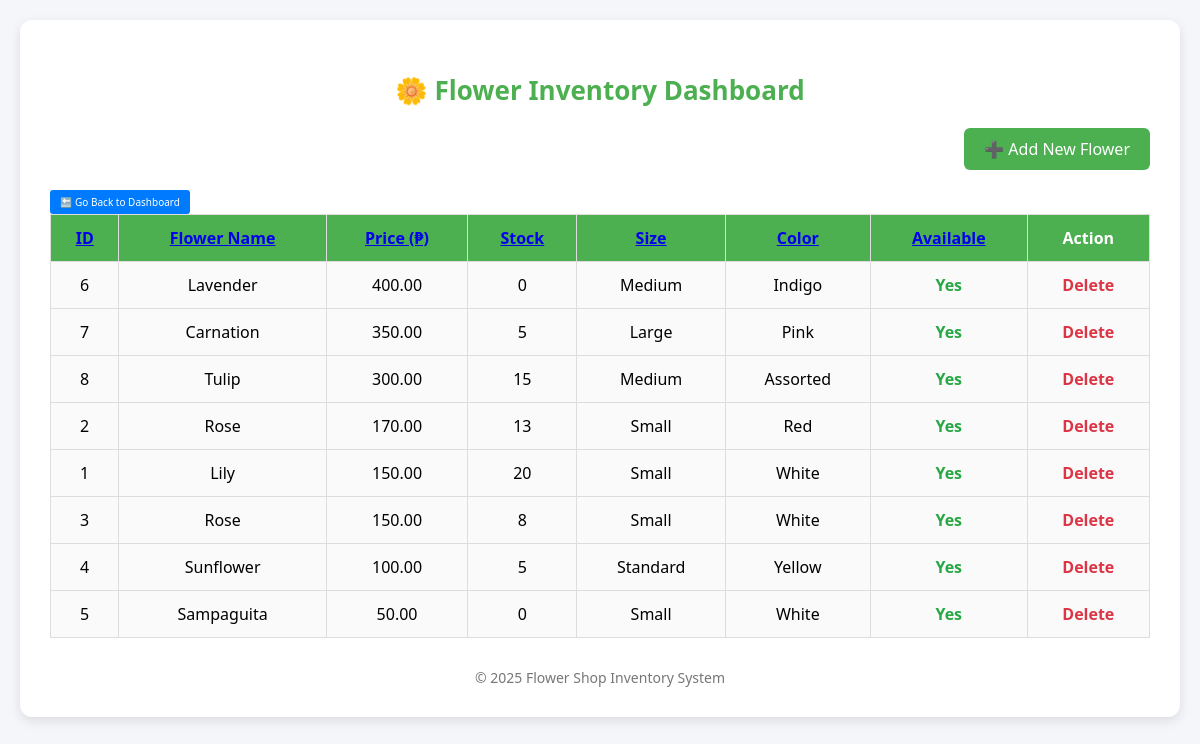
The app's page /inventory.php?sort_by=price&sort_order=DESC with its own data.
### tables this page shows
CREATE TABLE `product` (
  `flower_id` int(11) NOT NULL,
  `name` varchar(255) NOT NULL,
  `description` text DEFAULT NULL,
  `price` decimal(10,2) NOT NULL,
  `quantity` int(11) DEFAULT NULL,
  `size` varchar(255) NOT NULL,
  `color` varchar(255) NOT NULL,
  `available` int(11) NOT NULL,
  `image_url` varchar(255) NOT NULL
);

### inventory.php (the view, shortened to what this page needs)
<?php
include 'db.php';
$sort_column = 'name';
$sort_order = 'ASC';
if (isset($_GET['sort_by']) && in_array($_GET['sort_by'], ['flower_id', 'name', 'price', 'quantity', 'size', 'color', 'available'])) {
    $sort_column = $_GET['sort_by'];
}
if (isset($_GET['sort_order']) && in_array($_GET['sort_order'], ['ASC', 'DESC'])) {
    $sort_order = $_GET['sort_order'];
}
$query = "SELECT * FROM product ORDER BY $sort_column $sort_order";
$result = $conn->query($query);
$toggle_order = ($sort_order === 'ASC') ? 'DESC' : 'ASC';
?>
<!DOCTYPE html>
<html lang="en">
<head>
</head>
<body>
<div class="container">
    <h2>🌼 Flower Inventory Dashboard</h2>
    <div class="actions">
        <a href="add_product.php">➕ Add New Flower</a>
    </div>
    <a href="dashboard.php" class="btn-back-dashboard">🔙 Go Back to Dashboard</a>
    <table>
        <thead>
            <tr>
                <th><a href="?sort_by=flower_id&sort_order=<?= $toggle_order ?>">ID</a></th>
                <th><a href="?sort_by=name&sort_order=<?= $toggle_order ?>">Flower Name</a></th>
                <th><a href="?sort_by=price&sort_order=<?= $toggle_order ?>">Price (₱)</a></th>
                <th><a href="?sort_by=quantity&sort_order=<?= $toggle_order ?>">Stock</a></th>
                <th><a href="?sort_by=size&sort_order=<?= $toggle_order ?>">Size</a></th>
                <th><a href="?sort_by=color&sort_order=<?= $toggle_order ?>">Color</a></th>
                <th><a href="?sort_by=available&sort_order=<?= $toggle_order ?>">Available</a></th>
                <th>Action</th>
            </tr>
        </thead>
        <tbody>
            <?php while($row = $result->fetch_assoc()): ?>
            <tr>
                <td><?= $row['flower_id'] ?></td>
                <td><?= htmlspecialchars($row['name']) ?></td>
                <td><?= number_format($row['price'], 2) ?></td>
                <td><?= $row['quantity'] ?></td>
                <td><?= htmlspecialchars($row['size']) ?></td>
                <td><?= htmlspecialchars($row['color']) ?></td>
                <td class="<?= $row['available'] ? 'status-yes' : 'status-no' ?>">
                    <?= $row['available'] ? 'Yes' : 'No' ?>
                </td>
                <td>
                    <a class="delete-btn" href="?delete=<?= $row['flower_id'] ?>" onclick="return confirm('Are you sure you want to delete this flower?')">Delete</a>
                </td>
            </tr>
            <?php endwhile; ?>
        </tbody>
    </table>
    <div class="footer">
        © <?= date("Y") ?> Flower Shop Inventory System
    </div>
</div>
</body>
</html>

### inventory.php (style rules this page uses)
:root { --primary: #4CAF50; --primary-hover: #45a049; --secondary: #007bff; --secondary-hover: #0056b3; --error-color: #dc3545; --success-color: #28a745; --background: #f4f6f9; --card-bg: #ffffff; --text-color: #333; }
body { font-family: 'Segoe UI', sans-serif; background-color: var(--background); margin: 0; padding: 20px; }
.container { max-width: 1200px; margin: auto; background: var(--card-bg); padding: 30px; border-radius: 12px; box-shadow: 0 4px 12px rgba(0,0,0,0.1); }
h2 { text-align: center; color: var(--primary); margin-bottom: 30px; font-size: 26px; }
.actions { text-align: right; margin-bottom: 20px; }
.actions a { background-color: var(--primary); color: white; padding: 10px 20px; text-decoration: none; font-size: 16px; border-radius: 6px; transition: background-color 0.3s ease; }
table { width: 100%; border-collapse: collapse; margin-bottom: 20px; }
th, td { padding: 12px; border: 1px solid #ddd; text-align: center; }
th { background-color: var(--primary); color: white; cursor: pointer; }
td { background-color: #fafafa; }
.status-yes { color: var(--success-color); font-weight: bold; }
.delete-btn { color: var(--error-color); text-decoration: none; font-weight: bold; }
.footer { text-align: center; font-size: 14px; color: #777; margin-top: 30px; }
.btn-back-dashboard { display: inline-block; padding: 5px 10px; background-color: #007bff; color: white; font-size: 10px; text-decoration: none; border-radius: 3px; margin-top: 10px; text-align: center; }

### records on screen
product: flower_id "6", name "Lavender", price "400.00", quantity "0", size "Medium", color "Indigo", available "Yes"
product: flower_id "7", name "Carnation", price "350.00", quantity "5", size "Large", color "Pink", available "Yes"
product: flower_id "8", name "Tulip", price "300.00", quantity "15", size "Medium", color "Assorted", available "Yes"
product: flower_id "2", name "Rose", price "170.00", quantity "13", size "Small", color "Red", available "Yes"
product: flower_id "1", name "Lily", price "150.00", quantity "20", size "Small", color "White", available "Yes"
product: flower_id "3", name "Rose", price "150.00", quantity "8", size "Small", color "White", available "Yes"
product: flower_id "4", name "Sunflower", price "100.00", quantity "5", size "Standard", color "Yellow", available "Yes"
product: flower_id "5", name "Sampaguita", price "50.00", quantity "0", size "Small", color "White", available "Yes"
